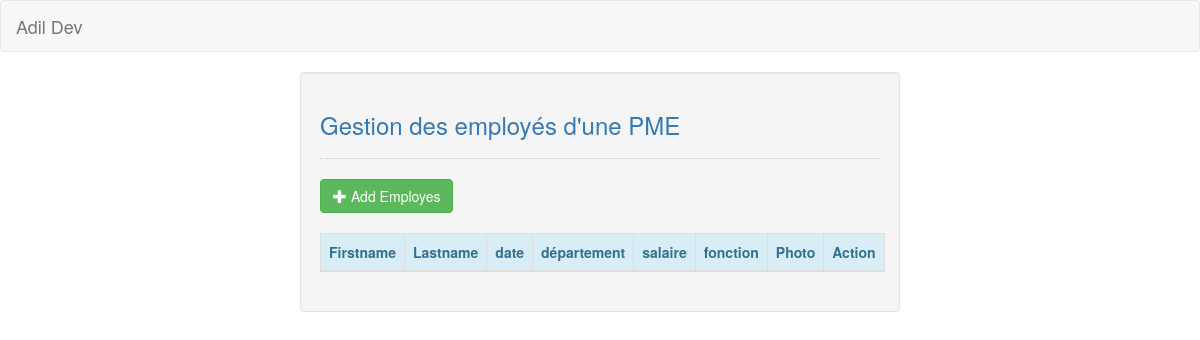
Before: / with the older database file.
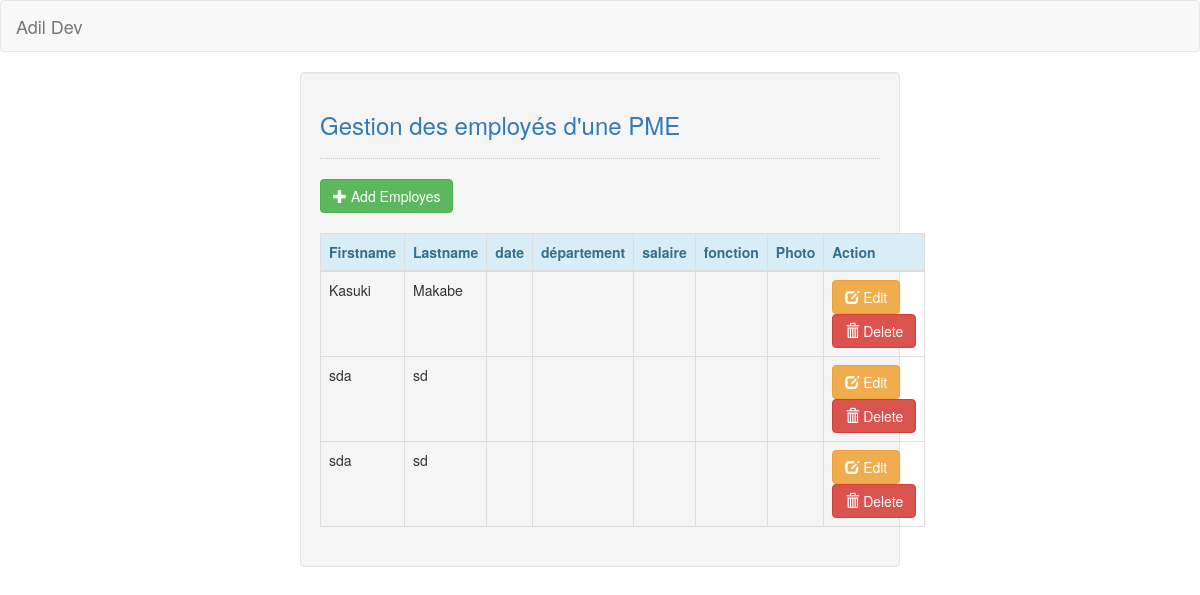
After: the same page with the newer database file.
### tables this page shows
CREATE TABLE student (student_id INTEGER PRIMARY KEY AUTOINCREMENT NOT NULL, firstname TEXT, lastname TEXT, gender TEXT, address TEXT);

### index.php (the view, shortened to what this page needs)
<!DOCTYPE html>
<html lang="en">
	<head>
		<link rel="stylesheet" type="text/css" href="css/bootstrap.css"/>
	</head>
<body>
	<nav class="navbar navbar-default">
		<div class="container-fluid">
			<a class="navbar-brand" href="#">Adil Dev</a>
		</div>
	</nav>
	<div class="col-md-3"></div>
	<div class="col-md-6 well">
		<h3 class="text-primary">Gestion des employés d'une PME</h3>
		<hr style="border-top:1px dotted #ccc;"/>
		<button type="button" class="btn btn-success" data-toggle="modal" data-target="#form_modal"><span class="glyphicon glyphicon-plus"></span> Add Employes</button>
		<br /><br/ >
		<table class="table table-bordered">
			<thead class="alert-info">
				<tr>
					<th>Firstname</th>
					<th>Lastname</th>
                    <th>date</th>
					<th>département</th>
					<th>salaire</th>
                    <th>fonction</th>
                    <th>Photo</th>
					<th>Action</th>
				</tr>
			</thead>
			<tbody>
				<?php
					require 'conn.php';
					$query = $conn->prepare("SELECT * FROM `student`");
					$query->execute();
					while($fetch = $query->fetch()){
				?>
				<tr>
					<td><?php echo $fetch['firstname']?></td>
					<td><?php echo $fetch['lastname']?></td>
                    <td><?php echo $fetch['date']?></td>
                    <td><?php echo $fetch['département']?></td>
					<td><?php echo $fetch['salaire']?></td>
                    <td><?php echo $fetch['fonction']?></td>
					<td><?php echo $fetch['photo']?></td>
					<td><button class="btn btn-warning" type="button" data-toggle="modal"    data-target="#update_student<?php echo $fetch['student_id']?>"><span class="glyphicon glyphicon-edit"></span> Edit</button> <a href="delete.php?id=<?php echo $fetch['student_id']?>" onclick="return confirm('Are you sure You Want To Delete?')" class="btn btn-danger"> <span class="glyphicon glyphicon-trash" ></span> Delete</a></td>
				</tr>
				<?php
					}
				?>
			</tbody>
		</table>
	</div>
</body>
</html>

Changed rows visible on the page:
added student: firstname "Kasuki", lastname "Makabe"
added student: firstname "sda", lastname "sd"
added student: firstname "sda", lastname "sd"
